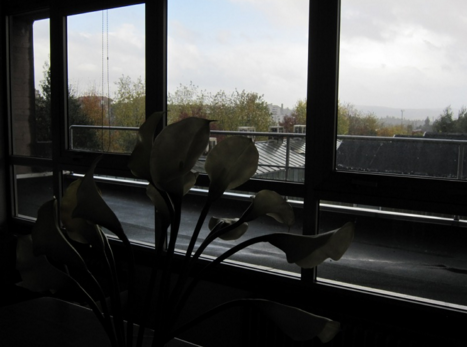
#> input picture image_data/input_1.PNG, 467 x 347 px, found by its file name
$ jupyter execute HSVLCC_final.ipynb
#> lines starting #> are read from the running program, lines starting #| are printed output that depends on the picture
[cell 1]
import numpy as np
import numpy.matlib
import cv2
import matplotlib.pyplot as plt
import scipy.io
def HSVLCC(image):
#> called with image = 'input_1.png'
        I = cv2.imread(image)/255
        img_float32 = np.float32(I)
        lab_image = cv2.cvtColor(img_float32, cv2.COLOR_RGB2HSV)
#> lab_image: shape (347, 467, 3) float32; mean H, S, V 66.7, 0.1, 0.3
        HSV = lab_image
        Value=HSV[:,:,2]
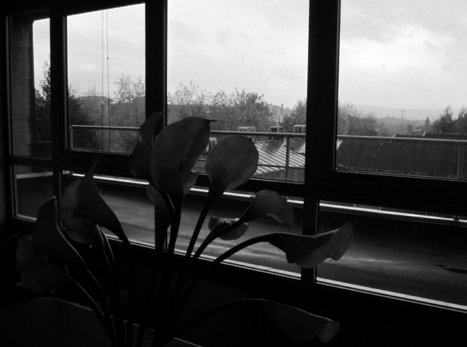
#> Value: shape (347, 467) float32; min 0, max 0.996, mean 0.288
        DFT2d_Value=np.fft.fft2(Value)
        [M , N]=np.shape(Value)
#> M = 347; N = 467
        sigma=4
        Nr = np.fft.ifftshift(np.arange(-np.fix(M/2),np.ceil(M/2)))
        Nc = np.fft.ifftshift(np.arange(-np.fix(N/2),np.ceil(N/2)))
        [Nc,Nr] = np.meshgrid(Nc,Nr)
        dft_gauss_kernel=np.exp(-2*sigma*sigma*np.pi*np.pi*(np.power((Nr/M),2) + np.power((Nc/N),2)))
        DFT2d_Value_convolved=DFT2d_Value*numpy.matlib.repmat(dft_gauss_kernel,1,1)
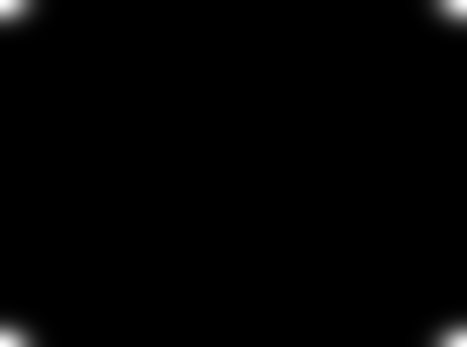
#> dft_gauss_kernel: shape (347, 467) float64; min 5.79e-69, max 1, mean 0.00995
        Value_convolved=np.fft.ifft2(DFT2d_Value_convolved)
        MValue=np.real(Value_convolved)
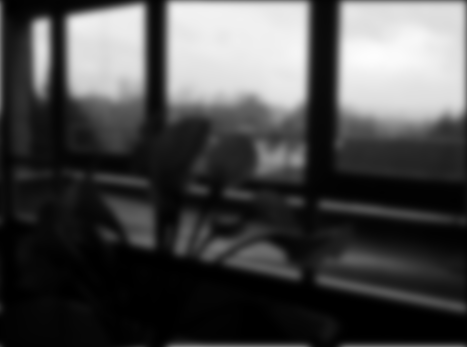
#> MValue: shape (347, 467) float64; min 4.17e-05, max 0.994, mean 0.288
        out=np.zeros((M,N,3))
        for i in range(M):
            for j in range(N):
                out[i][j][2]=(Value[i][j])**(2**(2*MValue[i][j]-1))
#> out: shape (347, 467, 3) float64; mean H, S, V 0, 0, 0.352
        out[:,:,1]=HSV[:,:,1]
#> out: shape (347, 467, 3) float64; mean H, S, V 0, 0.0806, 0.352
        out[:,:,0]=HSV[:,:,0]
#> out: shape (347, 467, 3) float64; mean H, S, V 66.7, 0.1, 0.4
        out=cv2.cvtColor(HSV, cv2.COLOR_BGR2HSV)
#> out: shape (347, 467, 3) float32; mean H, S, V 124, 0.9, 66.8
        plt.imshow(I)
        plt.title('Original image')
        plt.show()
        plt.imshow(out)
        plt.title('Result')
        plt.show()
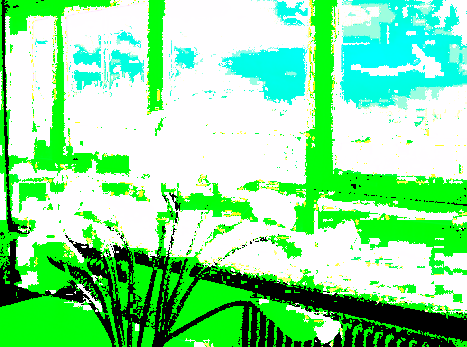
#> shown: shape (347, 467, 3) float32; mean R, G, B 0.542, 0.9, 0.614
        plt.hist(np.mean(I,2), bins=256, range=(0.0, 1.0), fc='k', ec='k')
        plt.title('Histogram of original')
        plt.show()
        plt.hist(np.mean(out,2), bins=256, range=(0.0, 1.0), fc='k', ec='k')
        plt.title('Histogramme of modified')
        plt.show()

image='input_1.png'
HSVLCC(image)
